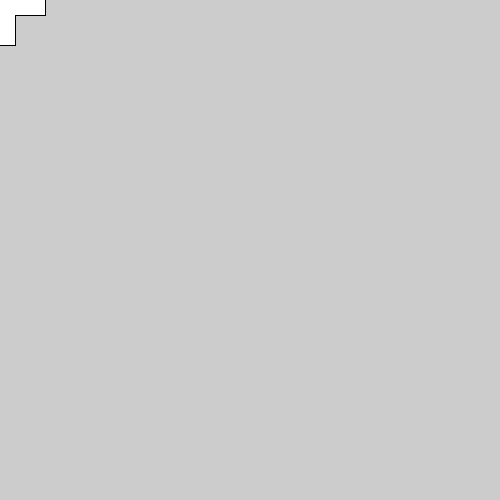
Frame 1 (no input)
Frame 60 (the mouse pressed at the canvas centre just before this capture): identical to frame 1, image omitted
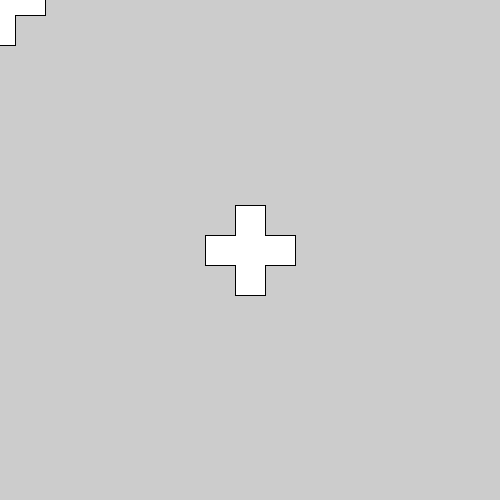
Frame 120 (the mouse held since frame 60 and released just before this capture)

The Processing sketch that drew these frames (run headless with seeded random() and noise(); from frame 60 on, the mouse is pressed at the canvas centre):

// Processing sketch: sketch_180311_PShape_croix
// ── sketch_180311_PShape_croix.pde
PShape s;

void setup()
{
  
  size(500,500);
  
  s = createShape();
  s.beginShape();
  s.vertex(15,-45);
  s.vertex(15,-15);
  s.vertex(45,-15);
  s.vertex(45,15);
  s.vertex(15,15);
  s.vertex(15,45);
  s.vertex(-15,45);
  s.vertex(-15,15);
  s.vertex(-45,15);
  s.vertex(-45,-15);
  s.vertex(-15,-15);
  s.vertex(-15,-45);
  s.endShape(CLOSE);
}

void draw()
{
  shape(s,mouseX,mouseY);
}
